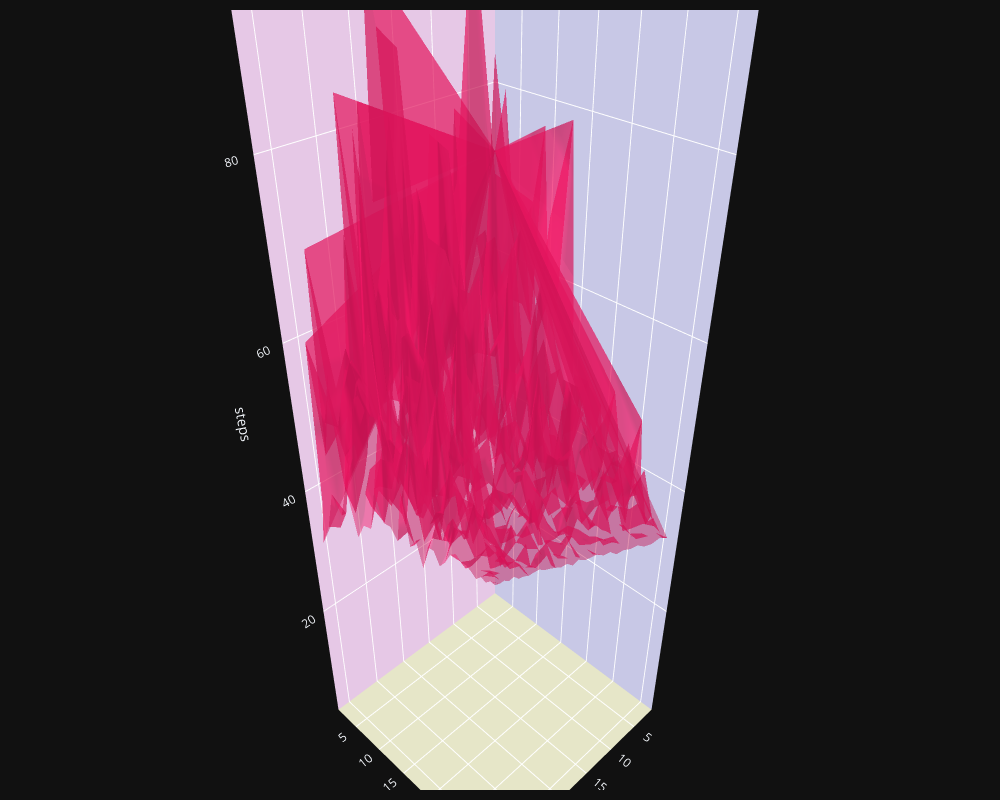

Here is the notebook cell this chart was saved with:
### Code cell
import plotly.graph_objects as go
import numpy as np

N = 50
fig = go.Figure(data=[go.Mesh3d(x=np.array([n for n in range(2, 30 + 2) for m in range(2, 30 + 2)], dtype="float32"),
                                y=np.array([m for n in range(2, 30 + 2) for m in range(2, 30 + 2)], dtype="float32"),
                                z=np.array(random_steps, dtype="float32").reshape((900,)),
                                opacity=0.75,
                                color='rgba(244,22,100,0.6)',
                                hovertemplate=f"n=%{{x:.2f}}<br>m=%{{y:.2f}}<br>steps=%{{z:.2f}}",
                                )])
# fig.update_layout(scene=dict(xaxis_showspikes=False,
#                              yaxis_showspikes=False))

fig.update_layout(
    scene=dict(
        xaxis=dict(
            backgroundcolor="rgb(200, 200, 230)",
            gridcolor="white",
            showbackground=True,
            zerolinecolor="white", ),
        yaxis=dict(
            backgroundcolor="rgb(230, 200,230)",
            gridcolor="white",
            showbackground=True,
            zerolinecolor="white"),
        zaxis=dict(
            backgroundcolor="rgb(230, 230,200)",
            gridcolor="white",
            showbackground=True,
            zerolinecolor="white", ),
        xaxis_title='n',
        yaxis_title='m',
        zaxis_title='steps',
    ),
    width=1000,
    height=800,
    margin=dict(r=20, l=10, b=10, t=10))

fig.show()

### Figure 1 — Plotly figure (JSON) as saved in the notebook; plotly's stock layout.template omitted (floating-point values rounded to 4 significant figures; data arrays with more than 128 entries replaced by an {"elided": "..."} marker saying what was removed)
{"data": [{"color": "rgba(244,22,100,0.6)", "hovertemplate": "n=%{x:.2f}<br>m=%{y:.2f}<br>steps=%{z:.2f}", "opacity": 0.75, "x": {"elided": "900 float values"}, "y": {"elided": "900 float values"}, "z": {"elided": "900 float values"}, "type": "mesh3d"}], "layout": {"scene": {"xaxis": {"backgroundcolor": "rgb(200, 200, 230)", "gridcolor": "white", "showbackground": true, "zerolinecolor": "white", "title": {"text": "n"}}, "yaxis": {"backgroundcolor": "rgb(230, 200,230)", "gridcolor": "white", "showbackground": true, "zerolinecolor": "white", "title": {"text": "m"}}, "zaxis": {"backgroundcolor": "rgb(230, 230,200)", "gridcolor": "white", "showbackground": true, "zerolinecolor": "white", "title": {"text": "steps"}}}, "margin": {"r": 20, "l": 10, "b": 10, "t": 10}, "width": 1000, "height": 800}}
